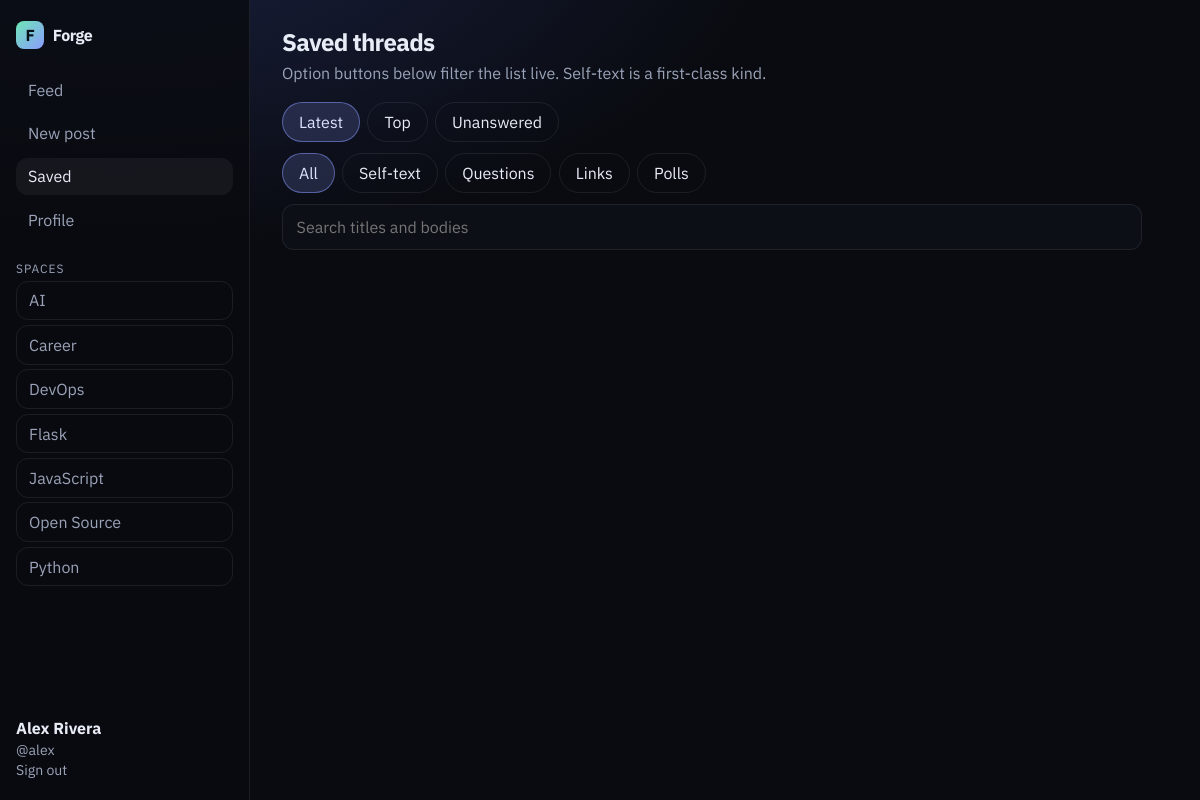
Screenshot of /saved (signed in) with the database file from the repository.
### forge/models.py (models this page shows, shortened)
class Space(db.Model):
    __tablename__ = "spaces"
    id = db.Column(db.Integer, primary_key=True)
    slug = db.Column(db.String(40), unique=True, nullable=False)
    name = db.Column(db.String(60), nullable=False)
    blurb = db.Column(db.String(160), default="")
    accent = db.Column(db.String(20), default="#7c8cff")

class User(UserMixin, db.Model):
    __tablename__ = "users"
    id = db.Column(db.Integer, primary_key=True)
    username = db.Column(db.String(40), unique=True, nullable=False)
    display_name = db.Column(db.String(80), nullable=False)
    email = db.Column(db.String(120), unique=True, nullable=False)
    password_hash = db.Column(db.String(256), nullable=False)
    title = db.Column(db.String(120), default="Software engineer")
    bio = db.Column(db.Text, default="")
    created_at = db.Column(db.DateTime, default=datetime.utcnow)
    posts = db.relationship("Post", backref="author", lazy="dynamic")
    comments = db.relationship("Comment", backref="author", lazy="dynamic")

### forge/routes.py (the view)
@main_bp.get("/saved")
@login_required
def saved():
    return render_template(
        "app.html",
        page="saved",
        spaces=_spaces(),
        kinds=KIND_LABELS,
        member=current_user,
    )

### forge/routes.py (called while the page is built)
def _spaces():
    return Space.query.order_by(Space.name).all()

### templates/app.html (shortened to what this page needs)
{% extends "base.html" %}
{% block body_class %}app-shell{% endblock %}
{% block content %}
  <aside class="rail">
    <a class="brand" href="{{ url_for('main.feed') }}"><span class="mark">F</span> Forge</a>
    <nav class="rail-nav">
      <a class="{{ 'on' if page == 'feed' }}" href="{{ url_for('main.feed') }}">Feed</a>
      <a class="{{ 'on' if page == 'compose' }}" href="{{ url_for('main.compose') }}">New post</a>
      <a class="{{ 'on' if page == 'saved' }}" href="{{ url_for('main.saved') }}">Saved</a>
      <a class="{{ 'on' if page == 'profile' and profile_user and profile_user.id == member.id }}" href="{{ url_for('main.profile', username=member.username) }}">Profile</a>
    </nav>
    <div class="rail-spaces">
      <span>Spaces</span>
      {% for space in spaces %}
        <button type="button" class="space-btn" data-space="{{ space.slug }}" style="--accent: {{ space.accent }}">{{ space.name }}</button>
      {% endfor %}
    </div>
    <div class="who">
      <b>{{ member.display_name }}</b>
      <span>@{{ member.username }}</span>
      <a href="{{ url_for('auth.logout') }}">Sign out</a>
    </div>
  </aside>
  <main class="stage" data-page="{{ page }}" data-post-id="{{ post_id or '' }}" data-author="{{ profile_user.username if profile_user else '' }}" data-saved="{{ 1 if page == 'saved' else 0 }}">
    {% if page == 'compose' %}
      <section class="panel composer" id="composer">
        <header class="panel-head">
          <h1>Create a post</h1>
          <p>Pick a type. The fields below switch with the option buttons.</p>
        </header>
        <div class="option-row" role="tablist" aria-label="Post type">
          <button type="button" class="opt on" data-kind="self" role="tab" aria-selected="true">Self-text</button>
          <button type="button" class="opt" data-kind="question" role="tab" aria-selected="false">Question</button>
          <button type="button" class="opt" data-kind="link" role="tab" aria-selected="false">Link</button>
          <button type="button" class="opt" data-kind="poll" role="tab" aria-selected="false">Poll</button>
        </div>
        <form id="compose-form" class="compose-form">
          <input type="hidden" name="kind" id="kind-field" value="self" />
          <label>Title
            <input id="title-field" maxlength="180" required placeholder="A precise title, not a slogan" />
          </label>
          <div class="composer-pane on" data-pane="self">
            <label>Self-text body
              <textarea id="self-body" rows="8" placeholder="Write the post. Use **bold**, `code`, and ```blocks```."></textarea>
            </label>
          </div>
          <div class="composer-pane" data-pane="question">
            <label>Question context
              <textarea id="question-body" rows="8" placeholder="What did you try? What failed? What would a good answer look like?"></textarea>
            </label>
          </div>
          <div class="composer-pane" data-pane="link">
            <label>URL
              <input id="link-url" type="url" placeholder="https://" />
            </label>
            <label>Commentary
              <textarea id="link-body" rows="4" placeholder="Why this link matters to the room."></textarea>
            </label>
          </div>
          <div class="composer-pane" data-pane="poll">
            <label>Context
              <textarea id="poll-body" rows="3" placeholder="One sentence of context."></textarea>
            </label>
            <div id="poll-options" class="poll-editor">
              <input placeholder="Option A" />
              <input placeholder="Option B" />
            </div>
            <button type="button" class="ghost" id="add-option">Add option</button>
          </div>
          <fieldset class="space-picks">
            <legend>Spaces</legend>
            {% for space in spaces %}
              <label class="check">
                <input type="checkbox" name="spaces" value="{{ space.slug }}" />
                {{ space.name }}
              </label>
            {% endfor %}
          </fieldset>
          <p class="form-error" id="compose-error" hidden></p>
          <button class="solid" type="submit">Publish</button>
        </form>
      </section>
    {% elif page == 'post' %}
      <section class="panel" id="thread-root"></section>
    {% else %}
      <section class="panel">
        <header class="panel-head">
          <h1>{{ 'Saved threads' if page == 'saved' else 'Community feed' }}</h1>
          <p>Option buttons below filter the list live. Self-text is a first-class kind.</p>
        </header>
        <div class="filters">
          <div class="option-row" data-filter="sort">
            <button type="button" class="opt on" data-sort="latest">Latest</button>
            <button type="button" class="opt" data-sort="top">Top</button>
            <button type="button" class="opt" data-sort="unanswered">Unanswered</button>
          </div>
          <div class="option-row" data-filter="kind">
            <button type="button" class="opt on" data-kind="all">All</button>
            <button type="button" class="opt" data-kind="self">Self-text</button>
            <button type="button" class="opt" data-kind="question">Questions</button>
            <button type="button" class="opt" data-kind="link">Links</button>
            <button type="button" class="opt" data-kind="poll">Polls</button>
          </div>
          <label class="search">
            <input id="search" type="search" placeholder="Search titles and bodies" />
          </label>
        </div>
      </section>
    {% endif %}
  </main>
{% endblock %}

### static/css/app.css (style rules this page uses)
:root { --bg: #090b10; --bg-2: #10131b; --card: #151925; --line: rgba(255, 255, 255, 0.08); --text: #e8ecf6; --muted: #9aa3b8; --accent: #8b9cff; --mint: #6ee7b7; --danger: #fb7185; --shadow: 0 24px 80px rgba(0, 0, 0, 0.35); --radius: 18px; --sans: "IBM Plex Sans", system-ui, sans-serif; --mono: "IBM Plex Mono", ui-monospace, monospace; }
* { box-sizing: border-box; }
html, body { margin: 0; min-height: 100%; }
body { font-family: var(--sans); background: radial-gradient(1200px 600px at 10% -10%, #1a2040 0%, transparent 55%), var(--bg); color: var(--text); }
a { color: inherit; text-decoration: none; }
button, input, textarea { font: inherit; color: inherit; }
.solid, .ghost, .opt, .chip, .space-btn { cursor: pointer; border: 1px solid var(--line); background: transparent; color: var(--text); border-radius: 999px; padding: 0.55rem 1rem; }
.brand { display: inline-flex; align-items: center; gap: 0.55rem; font-weight: 700; letter-spacing: -0.03em; }
.mark { width: 28px; height: 28px; display: grid; place-items: center; border-radius: 8px; background: linear-gradient(135deg, var(--mint), var(--accent)); color: #081018; font-weight: 700; }
.chip.on, .opt.on { background: rgba(139, 156, 255, 0.18); border-color: rgba(139, 156, 255, 0.5); color: #dfe4ff; }
.auth-form input, .compose-form input, .compose-form textarea, .search input { background: #0c0f16; border: 1px solid var(--line); border-radius: 12px; padding: 0.75rem 0.85rem; outline: none; }
.app-shell { display: grid; grid-template-columns: 250px 1fr; min-height: 100vh; }
.rail { border-right: 1px solid var(--line); padding: 1.3rem 1rem; display: flex; flex-direction: column; gap: 1.4rem; background: rgba(9,11,16,0.8); position: sticky; top: 0; height: 100vh; }
.rail-nav { display: grid; gap: 0.35rem; }
.rail-nav a, .space-btn { border-radius: 12px; padding: 0.55rem 0.75rem; color: var(--muted); text-align: left; }
.rail-nav a.on, .space-btn.on, .rail-nav a:hover, .space-btn:hover { background: rgba(255,255,255,0.05); color: var(--text); }
.rail-spaces { display: grid; gap: 0.3rem; }
.rail-spaces span { color: var(--muted); font-size: 0.75rem; letter-spacing: 0.08em; text-transform: uppercase; }
.who { margin-top: auto; display: grid; gap: 0.15rem; }
.who span, .who a { color: var(--muted); font-size: 0.88rem; }
.stage { padding: 1.6rem 2rem 4rem; }
.panel { max-width: 860px; }
.panel-head h1 { margin: 0 0 0.35rem; letter-spacing: -0.03em; }
.panel-head p { color: var(--muted); margin: 0.2rem 0; }
.filters { display: grid; gap: 0.7rem; margin: 1.2rem 0; }
.option-row { display: flex; flex-wrap: wrap; gap: 0.45rem; }
.search input { width: 100%; }

### rows the page displays
Space: name "AI"
Space: name "Career"
Space: name "DevOps"
Space: name "Flask"
Space: name "JavaScript"
Space: name "Open Source"
Space: name "Python"
User: display_name "Alex Rivera", username "alex"

### other values shown
{{ 'Saved threads' if page == 'saved' else 'Community feed' }} "Saved threads"
